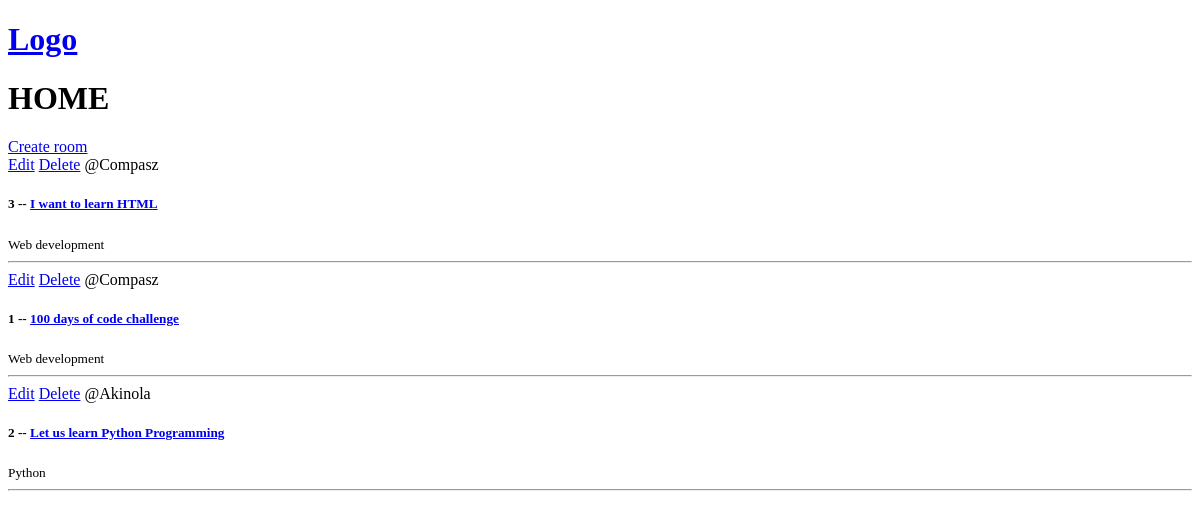
The app's page /, older data.
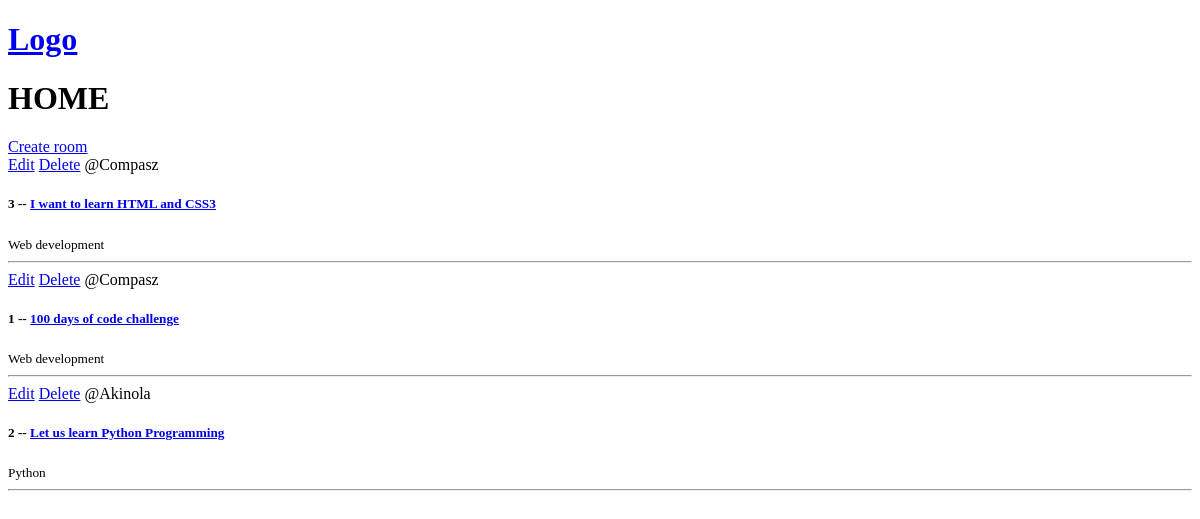
The same page, newer data.
### base/models.py (models this page shows, shortened)
class Room(models.Model):
    host =  models.ForeignKey(User, on_delete=models.SET_NULL, null=True)
    topic = models.ForeignKey(Topic, on_delete=models.SET_NULL, null=True)
    name = models.CharField(max_length=200)
    description = models.TextField(null=True, blank=True)
    updated = models.DateTimeField(auto_now=True)
    created = models.DateTimeField(auto_now_add=True)
    class Meta:
        ordering = ['-updated', '-created']

class Topic(models.Model):
    name = models.CharField(max_length=200)

### base/views.py (the view)
# urls.py: path('', views.home, name="home"),
def home(request):
    rooms= Room.objects.all()
    context = {'rooms': rooms}
    return render(request, 'base/index.html', context)

### base/templates/base/index.html (shortened to what this page needs)
<!DOCTYPE html>
<html lang="en">
<head>
</head>
<body>
    {% extends 'main.html' %}
    {% block content %}
       <h1>HOME</h1>
       <div class="home-container">
            <div>
                <a href="{% url 'create-room' %}">Create room</a>
            </div>
        <div>
            {% for room in rooms %}
                <div>
                    <a href="{% url 'update-room' room.id %}">Edit</a>
                    <a href="{% url 'delete-room' room.id %}">Delete</a>
                    <span>@{{room.host.username}}</span>
                    <h5> {{room.id}} -- <a href="{% url 'room' room.id %}"> {{room.name}}</a> </h5>
                    <small>{{room.topic.name}}</small>
                    <hr>
                </div>
            {% endfor %}
        </div>
       </div>
    {% endblock content %}

Row changes from the older to the newer data that the page shows:
changed Room id 3: name "I want to learn HTML" → "I want to learn HTML and CSS3"
